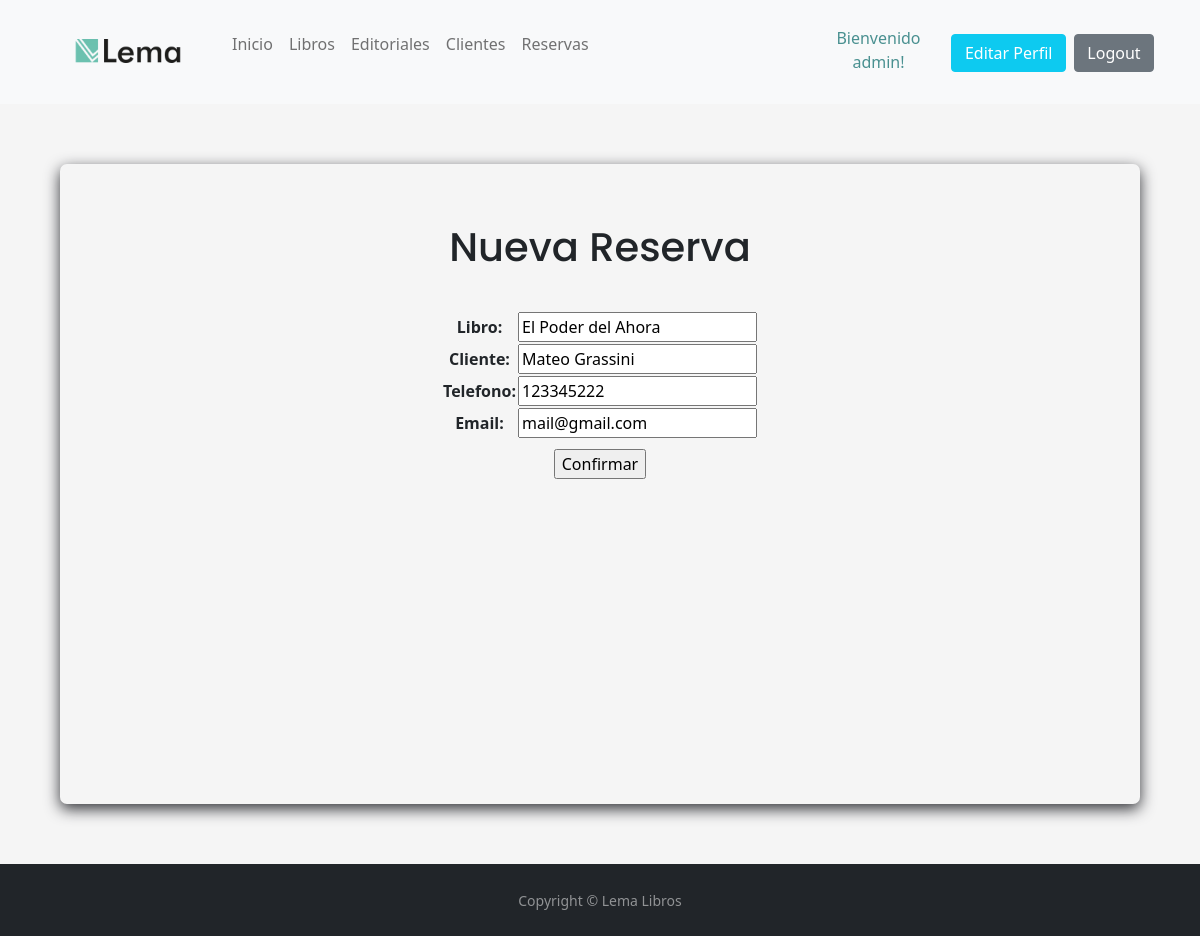
The app's page /negocio/reserva_update/1/ (signed in) with its own data.
### negocio/models.py (models this page shows, shortened)
class Reserva(models.Model):
    libro = models.CharField(max_length=50)
    cliente = models.CharField(max_length=50)
    telefono = models.IntegerField()
    email = models.EmailField()
    class Meta:
        verbose_name = "Reserva"
        verbose_name_plural = "Reservas"

### negocio/views.py (the view)
# urls.py: path('reserva_update/<int:pk>/', ReservaUpdate.as_view(), name="reserva_update"),
class ReservaUpdate(LoginRequiredMixin, UpdateView):
    model = Reserva
    fields = ['libro', 'cliente', 'telefono', 'email']
    success_url = reverse_lazy("reservas")

### negocio/templates/negocio/reserva_form.html (shortened to what this page needs)
<!DOCTYPE html>
<html>
    <head>
        {% extends 'negocio/home.html' %}
        {% block contenido %}
        <h1>Nueva Reserva</h1>
        <div class="formulario">
            <form action="" method="post">
                <table>
                    {{ form.as_table }}
                </table>
                <input class="boton" type="submit" value="Confirmar">
            </form>
        </div>
        {% endblock contenido %}

### negocio/templates/negocio/home.html (shortened to what this page needs)
<!DOCTYPE html>
<html>
    <head>
        {% load static %}
        <link href="https://cdn.jsdelivr.net/npm/bootstrap@5.1.3/dist/css/bootstrap.min.css" rel="stylesheet">
        <link rel="stylesheet" href="{% static 'css/style.css' %}">
    </head>
    <body>
        <header>
            <nav id=navbar class="navbar navbar-expand-lg navbar-light bg-light">
                <a class="navbar-brand" href="{% url 'home' %}"><img id=logo src="{% static 'images/logo.jpg' %}" alt="Logo de Lema"></a>
                <div class="collapse navbar-collapse" id="navbarNav">
                  <ul class="navbar-nav">
                    <li class="nav-item active">
                      <a class="nav-link" href="{% url 'home' %}">Inicio</a>
                    </li>
                    {% if user.is_authenticated %}
                      <li class="nav-item active">
                        <a class="nav-link" href="{% url 'libros' %}">Libros</a>
                      </li>
                      <li class="nav-item">
                        <a class="nav-link" href="{% url 'editoriales' %}">Editoriales</a>
                      </li>
                      <li class="nav-item">
                        <a class="nav-link" href="{% url 'clientes' %}">Clientes</a>
                      </li>
                      <li class="nav-item">
                        <a class="nav-link" href="{% url 'reservas' %}">Reservas</a>
                      </li>
                      <div class="botones_navbar">
                        <p id="mensaje_bienvenida">Bienvenido {{user.username}}!</p>
                        <a href="{% url 'editar_perfil' %}" class="btn btn-info">Editar Perfil</a>
                        <form action="{% url 'logout' %}" method="post">
                          <button class="btn btn-secondary" type="submit">Logout</button>
                        </form>
                      </div>
                    {% else %}
                      <div class="botones_navbar">
                        <a href="{% url 'registro' %}" class="btn btn-success">Register</a>
                        <a href="{% url 'login' %}" class="btn">Login</a>
                      </div>
                    {% endif %}
                  </ul>
                </div>
            </nav>
        </header>
        <main>
        {% block contenido %}{% endblock contenido %}
        </main>
        <footer id="sticky-footer" class="flex-shrink-0 py-4 bg-dark text-white-50">
          <div class="container text-center">
            <small>Copyright &copy; Lema Libros</small>
          </div>
        </footer>
    </body>
</html>

### negocio/static/css/style.css (style rules this page uses)
body { background-color: whitesmoke; background-image: url(../images/background.jpg); background-size: cover; background-position: center; background-attachment: fixed; }
#navbar { display: flex; justify-content: space-between; align-items: center; padding: 10px 4% 8px 4%; }
#logo { width: 180px; margin-left: -10px; margin-right: -10px; margin-bottom: 4px; }
.botones_navbar { display: flex; align-items: center; align-self: center; position: absolute; right: 0; margin-right: 4%; }
#mensaje_bienvenida { color: rgb(73, 144, 144); text-align: center; margin-top: 3%; }
.btn { margin: 2%; }
.btn-info { color: white !important; width: 120px; height: 38px; }
main { padding: 5px; margin: 60px 60px; background-color: whitesmoke; background-size: cover; background-position: center; box-shadow: 0px 5px 15px #323338; border-radius: 7px; animation-name: fade-in; animation-duration: 5s; animation-timing-function: ease-out; min-height: 80vh; }
h1, h2, h4 { display: flex; justify-content: center; align-items: center; padding: 5% 0% 3% 0%; font-family: 'Poppins', sans-serif; }
.formulario { display: flex; justify-content: center; text-align: center; }
.boton { margin-top: 10px; }
li { margin-bottom: 5%; }

### records on screen
Reserva: libro "El Poder del Ahora", cliente "Mateo Grassini", telefono "123345222", email "mail@gmail.com"

### other values on screen
{{ user.username }} "admin"
